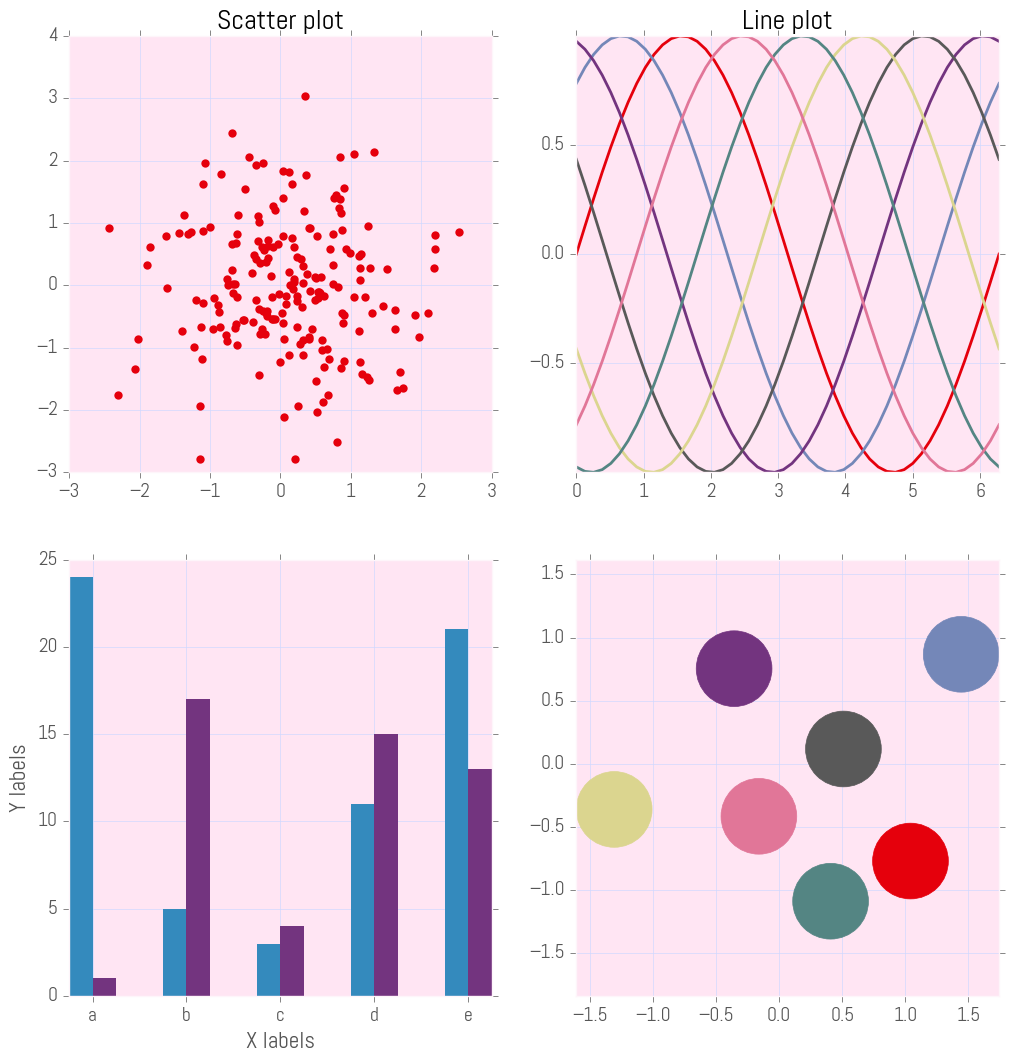

Generate this figure with Python:
#!/usr/bin/env python
import numpy as np
import matplotlib.pyplot as plt

plt.style.use('grandbudapest')

# Fixing random state for reproducibility
np.random.seed(1)

fig, axes = plt.subplots(ncols=2, nrows=2)
ax1, ax2, ax3, ax4 = axes.ravel()

# scatter plot (Note: `plt.scatter` doesn't use default colors)
x, y = np.random.normal(size=(2, 200))
ax1.plot(x, y, 'o')
ax1.set_title('Scatter plot')

# sinusoidal lines with colors from default color cycle
L = 2*np.pi
x = np.linspace(0, L)
ncolors = len(plt.rcParams['axes.prop_cycle'])
shift = np.linspace(0, L, ncolors, endpoint=False)
for s in shift:
    ax2.plot(x, np.sin(x + s), '-')
ax2.margins(0)
ax2.set_title('Line plot')

# bar graphs
x = np.arange(5)
y1, y2 = np.random.randint(1, 25, size=(2, 5))
width = 0.25
ax3.bar(x, y1, width)
ax3.bar(x + width, y2, width,
        color=list(plt.rcParams['axes.prop_cycle'])[2]['color'])
ax3.set_xticks(x + width)
ax3.set_xticklabels(['a', 'b', 'c', 'd', 'e'])
ax3.set(xlabel='X labels', ylabel='Y labels')

# circles with colors from default color cycle
for i, color in enumerate(plt.rcParams['axes.prop_cycle']):
    xy = np.random.normal(size=2)
    ax4.add_patch(plt.Circle(xy, radius=0.3, color=color['color']))
ax4.axis('equal')
ax4.margins(0)

fig.savefig('grandbudapest.png', bbox_inches='tight')

plt.show()
